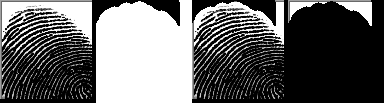
#> input picture control_experiments/results/qc_examples/high_coverage/cluster_0_3187_qc.BMP, 384 x 103 px
$ python -i check_mask_coverage.py   (imports and definitions only)
#> lines starting #> are read from the running program, lines starting #| are printed output that depends on the picture; after the words box and inside, x2 and y2 are one past the last pixel; in counts of white or black regions, pixels touching at a corner belong together
#> further down, picture is the input picture: shape (103, 384); min 0, max 255, mean 101.5
"""
Automatic segmentation quality-control (QC) for fingerprint masks.

Purpose:
    Automatically detect suspicious segmentation results before
    running the ridge-vs-background control experiment.

Checks:
    1. Mask coverage
    2. Boundary contact ratio
    3. Number of connected components
    4. Very small / very large masks
    5. Segmentation fallback conditions

Outputs:
    control_experiments/results/mask_qc.csv
    control_experiments/results/mask_qc_summary.txt
    control_experiments/results/qc_examples/

No original images are modified.
"""

import sys
from pathlib import Path

import numpy as np
import pandas as pd

from PIL import Image, ImageDraw

from skimage.filters import threshold_otsu, gaussian
from skimage.morphology import (
    binary_closing,
    binary_opening,
    binary_dilation,
    disk,
)
from skimage.measure import label as sk_label


# ============================================================
# Paths
# ============================================================

SCRIPT_DIR = Path(__file__).resolve().parent
CONTROL_ROOT = SCRIPT_DIR.parent
PROJECT_ROOT = CONTROL_ROOT.parent

DATA_ROOT = (
    PROJECT_ROOT
    / "data"
    / "datasets"
)

SPLIT_DIR = CONTROL_ROOT / "splits"

RESULT_DIR = (
    CONTROL_ROOT / "results"
)

QC_EXAMPLE_DIR = (
    RESULT_DIR / "qc_examples"
)

# [9 lines not run here, left out]


# ============================================================
# Segmentation parameters
# ============================================================

GAUSSIAN_SIGMA = 1.0
MORPH_KERNEL = 2
DILATE_KERNEL = 6
MIN_COMPONENT_SIZE = 100


# ============================================================
# QC thresholds
# ============================================================

# Mask coverage
HIGH_COVERAGE = 0.90
LOW_COVERAGE = 0.10

# Boundary contact
MAX_BOUNDARY_CONTACT = 0.80

# Number of components
MAX_COMPONENTS_WARNING = 100

# Save examples
MAX_EXAMPLES_PER_CATEGORY = 20


# ============================================================
# Collect images
# ============================================================

# [26 lines left out: function collect_image_paths_from_splits, not called in this run]


# ============================================================
# Segmentation
# ============================================================

def segment_ridge_mask(gray):

    """
    Same basic segmentation method as the original code.

    IMPORTANT:
        This version does NOT replace suspicious masks
        with an all-True mask.

    Instead it returns the raw mask and diagnostic
    information.
    """

    # --------------------------------------------------------
    # Gaussian smoothing
    # --------------------------------------------------------

    blurred = gaussian(
        gray,
        sigma=GAUSSIAN_SIGMA,
        preserve_range=True
    )
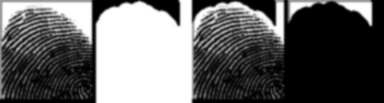
#> blurred: shape (103, 384) float64; min 0, max 255, mean 101.5

    # --------------------------------------------------------
    # Otsu
    # --------------------------------------------------------

    try:

        threshold = threshold_otsu(
            blurred
        )
#> threshold = 131

    except Exception:

        return (
            None,
            {
                "segmentation_failed": True,
                "failure_reason": "otsu_failed",
            }
        )

    binary = (
        blurred < threshold
    )
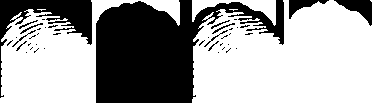
#> binary: shape (103, 384) bool; 64.5% white; 42 black regions (30 under 20 px), largest, box (x1, y1, x2, y2) and area: (96, 0, 284, 103) 10612, (0, 0, 92, 98) 2266, (334, 0, 372, 26) 441

    # --------------------------------------------------------
    # Morphological cleanup
    # --------------------------------------------------------

    selem = disk(
        MORPH_KERNEL
    )

    binary = binary_closing(
        binary,
        selem
    )
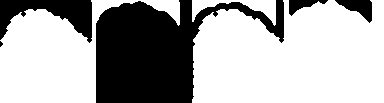
#> binary: shape (103, 384) bool; 67.3% white; 5 black regions (1 under 20 px), largest, box (x1, y1, x2, y2) and area: (96, 0, 284, 103) 10316, (0, 0, 92, 43) 1897, (335, 0, 372, 23) 429, (289, 0, 328, 16) 274

    binary = binary_opening(
        binary,
        selem
    )
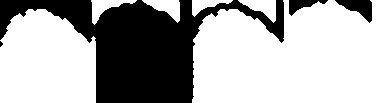
#> binary: shape (103, 384) bool; 67% white; 4 black regions (1 under 20 px), largest, box (x1, y1, x2, y2) and area: (0, 0, 284, 103) 12353, (335, 0, 372, 23) 429, (289, 0, 328, 16) 274

    # --------------------------------------------------------
    # Connected components
    # --------------------------------------------------------

    labeled = sk_label(
        binary,
        connectivity=2
    )
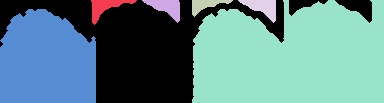
#> labeled: shape (103, 384) int32; 7 distinct labels, from 0 to 6; one colour per label, 0 black

    n_components = labeled.max()
#> n_components = 6

    if n_components == 0:

        return (
            None,
            {
                "segmentation_failed": True,
                "failure_reason": "no_components",
            }
        )

    counts = np.bincount(
        labeled.ravel()
    )
#> counts = [13068, 415, 433, 300, 435, 17087, 7814]

    counts[0] = 0

    keep_labels = np.where(
        counts >= MIN_COMPONENT_SIZE
    )[0]
#> keep_labels = [1, 2, 3, 4, 5, 6]

    if len(keep_labels) == 0:

        # Keep largest component as diagnostic
        largest = counts.argmax()

        mask = (
            labeled == largest
        )

        component_fallback = True

    else:

        mask = np.isin(
            labeled,
            keep_labels
        )

        component_fallback = False

    # --------------------------------------------------------
    # Dilation
    # --------------------------------------------------------

    mask = binary_dilation(
        mask,
        disk(DILATE_KERNEL)
    )
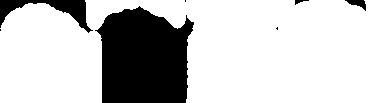
#> mask: shape (103, 384) bool; 78% white; 7 black regions (3 under 20 px), largest, box (x1, y1, x2, y2) and area: (95, 6, 194, 103) 7547, (0, 0, 93, 33) 1010, (345, 0, 366, 11) 110, (295, 0, 309, 5) 31

    # --------------------------------------------------------
    # Diagnostics
    # --------------------------------------------------------

    coverage = mask.mean()
#> coverage = 0.78

    # Boundary pixels
    boundary = np.zeros_like(
        mask,
        dtype=bool
    )

    boundary[0, :] = True
    boundary[-1, :] = True
    boundary[:, 0] = True
    boundary[:, -1] = True

    boundary_pixels = (
        mask & boundary
    ).sum()
#> boundary_pixels = 738

    total_boundary = (
        boundary.sum()
    )

    boundary_contact = (
        boundary_pixels
        / total_boundary
    )
#> boundary_contact = 0.761

    return (
        mask,
        {
            "segmentation_failed": False,
            "failure_reason": "",
            "coverage": coverage,
            "n_components": len(
                keep_labels
            ),
            "boundary_contact": boundary_contact,
            "component_fallback":
                component_fallback,
        }
    )


# ============================================================
# Create QC visualization
# ============================================================

# [567 lines left out: functions save_qc_example, determine_status, main, not called in this run]


# [2 lines not run here, left out]

>>> import cv2
>>> picture = cv2.imread('../results/qc_examples/high_coverage/cluster_0_3187_qc.BMP', cv2.IMREAD_GRAYSCALE)
>>> result = segment_ridge_mask(picture)
